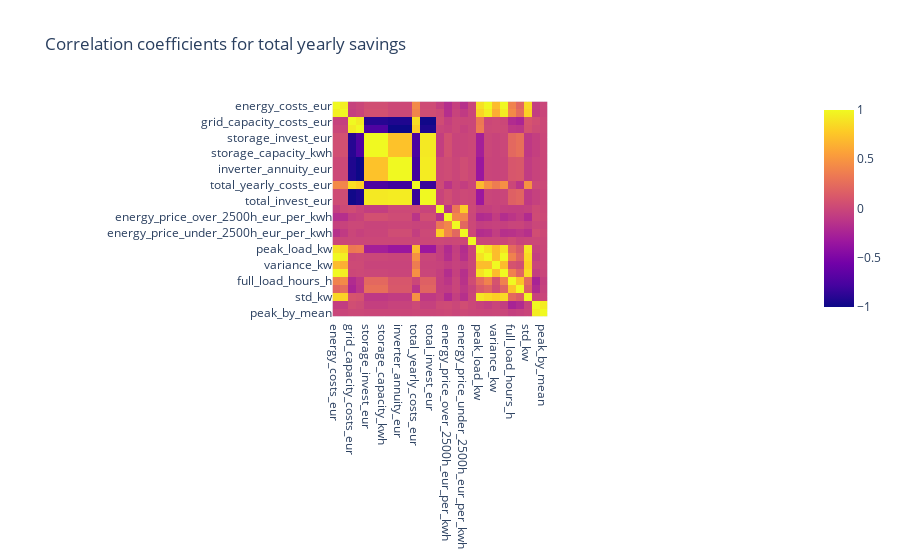

Notebook code for this chart:
### Code cell
cols_to_drop = [
    "grid_level",
    "zip_code",
    "sector_group_id",
    "sector_group",
    "solar_invest_eur",
    "solar_annuity_eur",
    "solar_capacity_kwp"]
abs_correlations_df = abs_diff_with_master.drop(columns=cols_to_drop).corr()
px.imshow(abs_correlations_df, title="Correlation coefficients for total yearly savings")

### Figure 1 — Plotly figure (JSON) as saved in the notebook; plotly's stock layout.template omitted (floating-point values rounded to 4 significant figures; data arrays with more than 128 entries replaced by an {"elided": "..."} marker saying what was removed)
{"data": [{"coloraxis": "coloraxis", "hovertemplate": "x: %{x}<br>y: %{y}<br>color: %{z}<extra></extra>", "name": "0", "type": "heatmap", "x": ["energy_costs_eur", "grid_energy_costs_eur", "grid_capacity_costs_eur", "grid_capacity_kw", "storage_invest_eur", "storage_annuity_eur", "storage_capacity_kwh", "inverter_invest_eur", "inverter_annuity_eur", "inverter_capacity_kw", "total_yearly_costs_eur", "total_annuity_eur", "total_invest_eur", "capacity_price_over_2500h_eur_per_kw", "energy_price_over_2500h_eur_per_kwh", "capacity_price_under_2500h_eur_per_kw", "energy_price_under_2500h_eur_per_kwh", "number_of_peak_load", "peak_load_kw", "mean_load_kw", "variance_kw", "total_energy_kwh", "full_load_hours_h", "is_over_2500h", "std_kw", "std_by_mean", "peak_by_mean"], "xaxis": "x", "y": ["energy_costs_eur", "grid_energy_costs_eur", "grid_capacity_costs_eur", "grid_capacity_kw", "storage_invest_eur", "storage_annuity_eur", "storage_capacity_kwh", "inverter_invest_eur", "inverter_annuity_eur", "inverter_capacity_kw", "total_yearly_costs_eur", "total_annuity_eur", "total_invest_eur", "capacity_price_over_2500h_eur_per_kw", "energy_price_over_2500h_eur_per_kwh", "capacity_price_under_2500h_eur_per_kw", "energy_price_under_2500h_eur_per_kwh", "number_of_peak_load", "peak_load_kw", "mean_load_kw", "variance_kw", "total_energy_kwh", "full_load_hours_h", "is_over_2500h", "std_kw", "std_by_mean", "peak_by_mean"], "yaxis": "y", "z": {"elided": "27x27 float values"}}], "layout": {"coloraxis": {"colorscale": [[0, "#0d0887"], [0.1111, "#46039f"], [0.2222, "#7201a8"], [0.3333, "#9c179e"], [0.4444, "#bd3786"], [0.5556, "#d8576b"], [0.6667, "#ed7953"], [0.7778, "#fb9f3a"], [0.8889, "#fdca26"], [1, "#f0f921"]]}, "title": {"text": "Correlation coefficients for total yearly savings"}, "xaxis": {"anchor": "y", "constrain": "domain", "domain": [0, 1], "scaleanchor": "y"}, "yaxis": {"anchor": "x", "autorange": "reversed", "constrain": "domain", "domain": [0, 1]}}}
